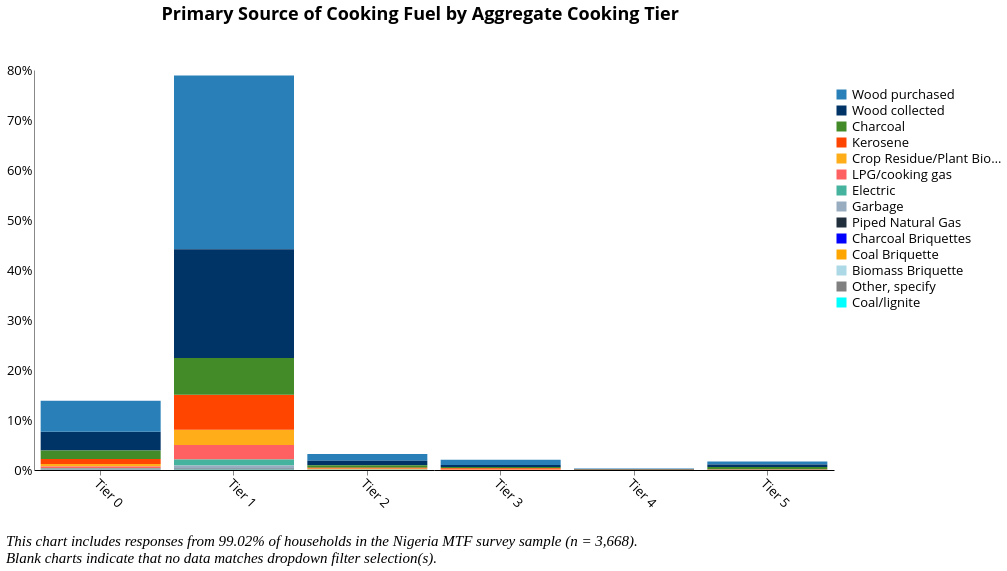

Describe this chart as a Vega-Lite specification.
### Vega-Lite specification from a JSON file in a GitHub repository (floating-point values rounded to 4 significant figures; data arrays with more than 128 entries replaced by an {"elided": "..."} marker saying what was removed)
{"width": 800, "height": 400, "config": {"title": {"fontSize": 18, "font": "Open Sans", "anchor": "center", "fontColor": "#000000"}, "axisX": {"domain": true, "domainColor": "#000000", "grid": false, "labelFont": "Open Sans", "labelFontSize": 13, "titleFont": "Open Sans", "titleFontSize": 13, "titleFontWeight": "normal", "title": "X Axis Title (units)", "labelAngle": 45}, "axisY": {"domain": true, "grid": false, "gridColor": "#DEDDDD", "gridWidth": 1, "labelFont": "Open Sans", "labelFontSize": 13, "labelAngle": 0, "ticks": false, "titleFont": "Open Sans", "titleFontSize": 13, "titleFontWeight": "normal", "titlePadding": 10, "title": "Y Axis Title (units)"}, "range": {"category": ["#2980B9", "#003366", "#FFAE19", "#FF4500", "#438B28", "#45B39D", "#99ADC1", "#212F3C"]}, "legend": {"labelFont": "Open Sans", "labelFontSize": 13, "symbolType": "square", "symbolSize": 100, "titleFont": "Open Sans", "titleFontSize": 13, "titleFontWeight": "normal", "title": "Legend", "orient": "right", "offset": 0}, "tooltip": {"font": "Open Sans"}, "view": {"stroke": "transparent", "text": {"font": "Open Sans", "color": ["#2980B9", "#003366", "#FFAE19", "#FF4500", "#438B28", "#45B39D", "#99ADC1", "#212F3C"], "fontSize": 13, "align": "right", "fontWeight": 400, "size": 13}, "bar": {"size": 40, "binSpacing": 1, "continuousBandSize": 30, "discreteBandSize": 30, "fill": ["#2980B9", "#003366", "#FFAE19", "#FF4500", "#438B28", "#45B39D", "#99ADC1", "#212F3C"], "stroke": false}}}, "concat": [{"layer": [{"mark": "bar", "encoding": {"color": {"field": "i19a", "scale": {"domain": ["Wood purchased", "Wood collected", "Charcoal", "Kerosene", "Crop Residue/Plant Biomass", "LPG/cooking gas", "Electric", "Garbage", "Piped Natural Gas", "Charcoal Briquettes", "Coal Briquette", "Biomass Briquette", "Other, specify", "Coal/lignite"], "range": ["#2980B9", "#003366", "#438B28", "#FF4500", "#FFAE19", "#FF6162", "#45B39D", "#99ADC1", "#212F3C", "blue", "orange", "lightblue", "gray", "cyan"]}, "title": " ", "type": "nominal"}, "tooltip": [{"field": "i19a", "title": "Primary Cookstove Fuel Source", "type": "nominal"}, {"aggregate": "sum", "field": "pct", "format": ".2%", "title": "Percentage", "type": "quantitative"}], "x": {"axis": {"title": ""}, "field": "cs_aggr_tier", "type": "nominal"}, "y": {"aggregate": "sum", "axis": {"format": "%", "title": ""}, "field": "pct", "type": "quantitative"}}, "height": 400, "selection": {"selector003": {"type": "single", "fields": ["primary_stove"], "bind": {"input": "select", "options": [null, "3-Stone/Open Fire Stove", "Koresone Stove", "Missing Data", "Manufactured Stove Traditional", "LPG/Natural Gas Stove", "Electric Stove"], "labels": ["All Responses", "3-Stone/Open Fire Stove", "Kerosene Stove", "Primary Stove Not Listed", "Manufactured Stove Traditional", "LPG/Natural Gas Stove", "Electric Stove"], "name": "Primary Stove  "}}, "selector004": {"type": "single", "fields": ["main_src_elec"], "bind": {"input": "select", "options": [null, "No Electricity", "National Grid", "Electric Generator", "Solar lan/SLS/SHS", "Rechargeable battery", "Mini-grid"], "labels": ["All Responses", "No Electricity", "National Grid", "Electric Generator", "Solar lantern/SLS/SHS", "Rechargeable battery", "Mini-grid"], "name": "Primary Source of Electricity  "}}, "selector002": {"type": "single", "fields": ["c2"], "bind": {"input": "select", "options": [null, "Yes", "No"], "labels": ["All Responses", "Yes", "No"], "name": "Is the household connected to the national grid?  "}}, "selector001": {"type": "single", "fields": ["locality"], "bind": {"input": "select", "options": [null, 0, 1], "labels": ["National", "Urban", "Rural"], "name": "Locality Breakdown  "}}}, "title": {"text": ["Primary Source of Cooking Fuel by Aggregate Cooking Tier"], "color": "black", "subtitleColor": "black", "offset": 40}, "transform": [{"joinaggregate": [{"op": "count", "field": "*", "as": "total"}]}, {"calculate": "1 / datum.total", "as": "pct"}], "width": 800}, {"mark": {"type": "text", "align": "center", "baseline": "bottom"}, "encoding": {"color": {"field": "i19a", "scale": {"domain": ["Wood purchased", "Wood collected", "Charcoal", "Kerosene", "Crop Residue/Plant Biomass", "LPG/cooking gas", "Electric", "Garbage", "Piped Natural Gas", "Charcoal Briquettes", "Coal Briquette", "Biomass Briquette", "Other, specify", "Coal/lignite"], "range": ["#2980B9", "#003366", "#438B28", "#FF4500", "#FFAE19", "#FF6162", "#45B39D", "#99ADC1", "#212F3C", "blue", "orange", "lightblue", "gray", "cyan"]}, "title": " ", "type": "nominal"}, "tooltip": [{"field": "i19a", "title": "Primary Cookstove Fuel Source", "type": "nominal"}, {"aggregate": "sum", "field": "pct", "format": ".2%", "title": "Percentage", "type": "quantitative"}], "x": {"axis": {"title": ""}, "field": "cs_aggr_tier", "type": "nominal"}, "y": {"aggregate": "sum", "axis": {"format": "%", "title": ""}, "field": "pct", "type": "quantitative"}}, "height": 400, "title": {"text": ["Primary Source of Cooking Fuel by Aggregate Cooking Tier"], "color": "black", "subtitleColor": "black", "offset": 40}, "transform": [{"joinaggregate": [{"op": "count", "field": "*", "as": "total"}]}, {"calculate": "1 / datum.total", "as": "pct"}], "width": 800}], "transform": [{"filter": {"selection": "selector003"}}, {"filter": {"selection": "selector004"}}, {"filter": {"selection": "selector002"}}, {"filter": {"selection": "selector001"}}]}], "data": {"name": "data-cd7d4f4f7b8fa20ee7bafe1e5bb41464"}, "title": {"text": ["", "", "This chart includes responses from 99.02% of households in the Nigeria MTF survey sample (n = 3,668).", "Blank charts indicate that no data matches dropdown filter selection(s)."], "anchor": "start", "baseline": "bottom", "font": "Times New Roman", "fontSize": 15, "fontStyle": "italic", "fontWeight": "normal", "orient": "bottom"}, "$schema": "https://vega.github.io/schema/vega-lite/v4.17.0.json", "datasets": {"data-cd7d4f4f7b8fa20ee7bafe1e5bb41464": {"elided": "3632 records"}}}
